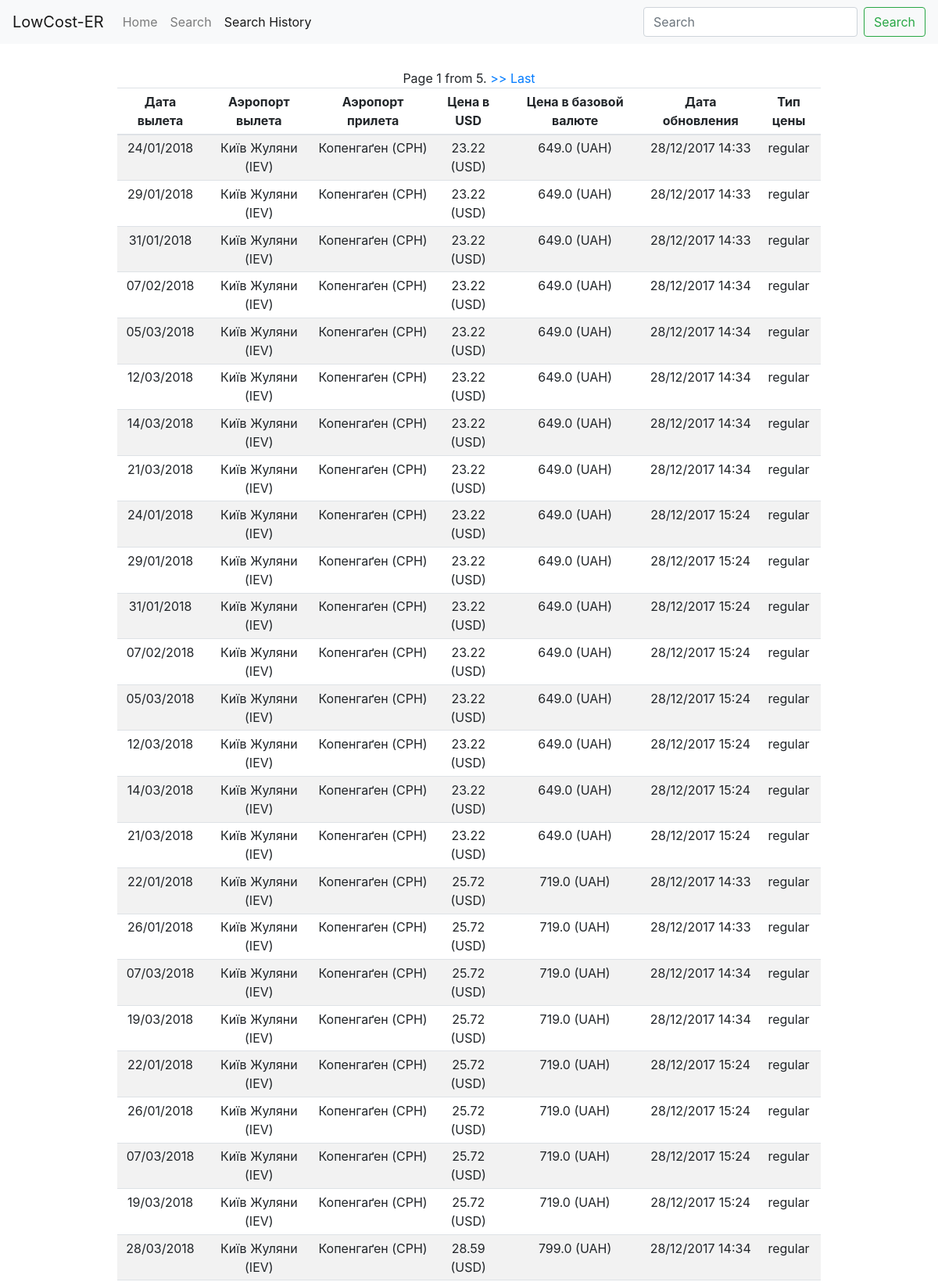
The app's page /history (upper part) with its own data.
### wizz/models.py (models this page shows, shortened)
class Price(models.Model):
    request_id = models.CharField(max_length=50)
    arrivalStation = models.CharField(max_length=100)
    arrivalStation_IATA = models.CharField(max_length=100)
    departureStation = models.CharField(max_length=100)
    departureStation_IATA = models.CharField(max_length=100)
    date = models.DateField()
    price = models.FloatField(null=True, blank=True, default=None)
    price_USD = models.FloatField(null=True, blank=True, default=None)
    currency = models.CharField(max_length=10)
    air_company = models.CharField(max_length=10)
    update_date = models.DateTimeField()
    price_type = models.CharField(max_length=20)

### wizz/views.py (the view)
# urls.py: url(r'^history', views.search_history, name='search-history'),
def search_history(request):
    prices = Price.objects.all().order_by('price_USD', 'update_date')
    paginator = Paginator(prices, 50)
    page = request.GET.get('page')
    try:
        prices = paginator.page(page)
    except PageNotAnInteger:
        prices = paginator.page(1)
    except EmptyPage:
        prices = paginator.page(paginator.num_pages)
    return render(request, 'wizz/history.html', { 'prices': prices })

### wizz/templates/wizz/history.html (shortened to what this page needs)
{% extends 'base.html' %}
{% block history %}
<div class="container col-sm-9">
  <div class="row justify-content-md-center">
    <div class="pagination">
    <span class="step-links">
        <span class="current">
            Page {{ prices.number }} from {{ prices.paginator.num_pages }}.
        </span>
        {% if prices.has_next %}
            <a href="?page={{ prices.next_page_number }}"> >> </a>
            <a href="?page={{ prices.paginator.num_pages }}">Last</a>
        {% endif %}
    </span>
    </div>
    <table class="table table-striped table-sm text-center">
      <thead>
        <tr>
          <th>Дата вылета</th>
          <th>Аэропорт вылета</th>
          <th>Аэропорт прилета</th>
          <th>Цена в USD</th>
          <th>Цена в базовой валюте</th>
          <th>Дата обновления</th>
          <th>Тип цены</th>
        </tr>
      </thead>
      {% for price in prices  %}
      <tr>
        <td>
          {{ price.date|date:"d/m/Y" }}
        </td>
        <td>
          {{price.departureStation}}
        </td>
        <td>
          {{price.arrivalStation}}
        </td>
        <td>
          {{ price.price_USD|floatformat:2 }} (USD)
        </td>
        <td>
          {{ price.price }} ({{ price.currency }})
        </td>
        <td>
          {{ price.update_date|date:"d/m/Y H:i" }}
        </td>
        <td>
          {{ price.price_type }}
        </td>
      </tr>
      {% endfor%}
    </table>
  </div>
</div>
{% endblock %}

### records on screen
Price: date "24/01/2018", departureStation "Київ Жуляни (IEV)", arrivalStation "Копенгаґен (CPH)", price_USD "23.22", price "649.0", currency "UAH", update_date "28/12/2017 14:33", price_type "regular"
Price: date "29/01/2018", departureStation "Київ Жуляни (IEV)", arrivalStation "Копенгаґен (CPH)", price_USD "23.22", price "649.0", currency "UAH", update_date "28/12/2017 14:33", price_type "regular"
Price: date "31/01/2018", departureStation "Київ Жуляни (IEV)", arrivalStation "Копенгаґен (CPH)", price_USD "23.22", price "649.0", currency "UAH", update_date "28/12/2017 14:33", price_type "regular"
Price: date "07/02/2018", departureStation "Київ Жуляни (IEV)", arrivalStation "Копенгаґен (CPH)", price_USD "23.22", price "649.0", currency "UAH", update_date "28/12/2017 14:34", price_type "regular"
Price: date "05/03/2018", departureStation "Київ Жуляни (IEV)", arrivalStation "Копенгаґен (CPH)", price_USD "23.22", price "649.0", currency "UAH", update_date "28/12/2017 14:34", price_type "regular"
Price: date "12/03/2018", departureStation "Київ Жуляни (IEV)", arrivalStation "Копенгаґен (CPH)", price_USD "23.22", price "649.0", currency "UAH", update_date "28/12/2017 14:34", price_type "regular"
Price: date "14/03/2018", departureStation "Київ Жуляни (IEV)", arrivalStation "Копенгаґен (CPH)", price_USD "23.22", price "649.0", currency "UAH", update_date "28/12/2017 14:34", price_type "regular"
Price: date "21/03/2018", departureStation "Київ Жуляни (IEV)", arrivalStation "Копенгаґен (CPH)", price_USD "23.22", price "649.0", currency "UAH", update_date "28/12/2017 14:34", price_type "regular"
Price: date "24/01/2018", departureStation "Київ Жуляни (IEV)", arrivalStation "Копенгаґен (CPH)", price_USD "23.22", price "649.0", currency "UAH", update_date "28/12/2017 15:24", price_type "regular"
Price: date "29/01/2018", departureStation "Київ Жуляни (IEV)", arrivalStation "Копенгаґен (CPH)", price_USD "23.22", price "649.0", currency "UAH", update_date "28/12/2017 15:24", price_type "regular"
Price: date "31/01/2018", departureStation "Київ Жуляни (IEV)", arrivalStation "Копенгаґен (CPH)", price_USD "23.22", price "649.0", currency "UAH", update_date "28/12/2017 15:24", price_type "regular"
Price: date "07/02/2018", departureStation "Київ Жуляни (IEV)", arrivalStation "Копенгаґен (CPH)", price_USD "23.22", price "649.0", currency "UAH", update_date "28/12/2017 15:24", price_type "regular"
Price: date "05/03/2018", departureStation "Київ Жуляни (IEV)", arrivalStation "Копенгаґен (CPH)", price_USD "23.22", price "649.0", currency "UAH", update_date "28/12/2017 15:24", price_type "regular"
Price: date "12/03/2018", departureStation "Київ Жуляни (IEV)", arrivalStation "Копенгаґен (CPH)", price_USD "23.22", price "649.0", currency "UAH", update_date "28/12/2017 15:24", price_type "regular"
Price: date "14/03/2018", departureStation "Київ Жуляни (IEV)", arrivalStation "Копенгаґен (CPH)", price_USD "23.22", price "649.0", currency "UAH", update_date "28/12/2017 15:24", price_type "regular"
Price: date "21/03/2018", departureStation "Київ Жуляни (IEV)", arrivalStation "Копенгаґен (CPH)", price_USD "23.22", price "649.0", currency "UAH", update_date "28/12/2017 15:24", price_type "regular"
Price: date "22/01/2018", departureStation "Київ Жуляни (IEV)", arrivalStation "Копенгаґен (CPH)", price_USD "25.72", price "719.0", currency "UAH", update_date "28/12/2017 14:33", price_type "regular"
Price: date "26/01/2018", departureStation "Київ Жуляни (IEV)", arrivalStation "Копенгаґен (CPH)", price_USD "25.72", price "719.0", currency "UAH", update_date "28/12/2017 14:33", price_type "regular"
Price: date "07/03/2018", departureStation "Київ Жуляни (IEV)", arrivalStation "Копенгаґен (CPH)", price_USD "25.72", price "719.0", currency "UAH", update_date "28/12/2017 14:34", price_type "regular"
Price: date "19/03/2018", departureStation "Київ Жуляни (IEV)", arrivalStation "Копенгаґен (CPH)", price_USD "25.72", price "719.0", currency "UAH", update_date "28/12/2017 14:34", price_type "regular"
Price: date "22/01/2018", departureStation "Київ Жуляни (IEV)", arrivalStation "Копенгаґен (CPH)", price_USD "25.72", price "719.0", currency "UAH", update_date "28/12/2017 15:24", price_type "regular"
Price: date "26/01/2018", departureStation "Київ Жуляни (IEV)", arrivalStation "Копенгаґен (CPH)", price_USD "25.72", price "719.0", currency "UAH", update_date "28/12/2017 15:24", price_type "regular"
Price: date "07/03/2018", departureStation "Київ Жуляни (IEV)", arrivalStation "Копенгаґен (CPH)", price_USD "25.72", price "719.0", currency "UAH", update_date "28/12/2017 15:24", price_type "regular"
Price: date "19/03/2018", departureStation "Київ Жуляни (IEV)", arrivalStation "Копенгаґен (CPH)", price_USD "25.72", price "719.0", currency "UAH", update_date "28/12/2017 15:24", price_type "regular"
Price: date "28/03/2018", departureStation "Київ Жуляни (IEV)", arrivalStation "Копенгаґен (CPH)", price_USD "28.59", price "799.0", currency "UAH", update_date "28/12/2017 14:34", price_type "regular"

### other values on screen
{{ prices.number }} "1"
{{ prices.paginator.num_pages }} "5"
